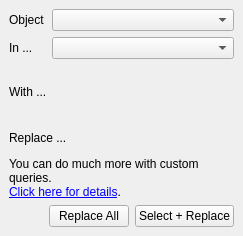
         <widget class="QWidget" name="tab_2" >
          <attribute name="title" >
           <string>Replace</string>
          </attribute>
          <layout class="QGridLayout" >
           <property name="margin" >
            <number>9</number>
           </property>
           <property name="spacing" >
            <number>6</number>
           </property>
           <item row="8" column="0" colspan="2" >
            <widget class="QLabel" name="hint_label3" >
             <property name="text" >
              <string>&lt;html>&lt;body>You can do much more with custom queries. &lt;br/>&lt;a href="int:/about/custom_queries.xml">Click here for details&lt;/a>.&lt;/body>&lt;/html></string>
             </property>
             <property name="wordWrap" >
              <bool>true</bool>
             </property>
            </widget>
           </item>
           <item row="1" column="1" >
            <widget class="QComboBox" name="replace_context" >
             <property name="sizePolicy" >
              <sizepolicy>
               <hsizetype>5</hsizetype>
               <vsizetype>0</vsizetype>
               <horstretch>0</horstretch>
               <verstretch>0</verstretch>
              </sizepolicy>
             </property>
            </widget>
           </item>
           <item row="1" column="0" >
            <widget class="QLabel" name="label_40" >
             <property name="text" >
              <string>In ...    </string>
             </property>
            </widget>
           </item>
           <item row="0" column="0" >
            <widget class="QLabel" name="label_39" >
             <property name="text" >
              <string>Object</string>
             </property>
            </widget>
           </item>
           <item row="9" column="0" colspan="2" >
            <widget class="QFrame" name="frame_8" >
             <property name="frameShape" >
              <enum>QFrame::NoFrame</enum>
             </property>
             <property name="frameShadow" >
              <enum>QFrame::Raised</enum>
             </property>
             <layout class="QHBoxLayout" >
              <property name="margin" >
               <number>0</number>
              </property>
              <property name="spacing" >
               <number>6</number>
              </property>
              <item>
               <spacer>
                <property name="orientation" >
                 <enum>Qt::Horizontal</enum>
                </property>
                <property name="sizeHint" >
                 <size>
                  <width>40</width>
                  <height>20</height>
                 </size>
                </property>
               </spacer>
              </item>
              <item>
               <widget class="QPushButton" name="replace_all_button" >
                <property name="text" >
                 <string>Replace All</string>
                </property>
                <property name="icon" >
                 <iconset resource="layResources.qrc" >:/runthis.png</iconset>
                </property>
               </widget>
              </item>
              <item>
               <widget class="QPushButton" name="replace_button" >
                <property name="toolTip" >
                 <string>&lt;html>&lt;head>&lt;meta name="qrichtext" content="1" />&lt;style type="text/css">
p, li { white-space: pre-wrap; }
&lt;/style>&lt;/head>&lt;body style=" font-family:'Liberation Sans'; font-size:11pt; font-weight:400; font-style:normal; text-decoration:none;">
&lt;p style=" margin-top:0px; margin-bottom:0px; margin-left:0px; margin-right:0px; -qt-block-indent:0; text-indent:0px;">Execute and ask on each action&lt;/p>&lt;/body>&lt;/html></string>
                </property>
                <property name="text" >
                 <string>Select + Replace</string>
                </property>
                <property name="icon" >
                 <iconset resource="layResources.qrc" >:/run.png</iconset>
                </property>
                <property name="autoDefault" >
                 <bool>true</bool>
                </property>
                <property name="default" >
                 <bool>false</bool>
                </property>
               </widget>
              </item>
             </layout>
            </widget>
           </item>
           <item row="0" column="1" >
            <widget class="QComboBox" name="replace_objects" >
             <property name="sizePolicy" >
              <sizepolicy>
               <hsizetype>7</hsizetype>
               <vsizetype>0</vsizetype>
               <horstretch>1</horstretch>
               <verstretch>0</verstretch>
              </sizepolicy>
             </property>
            </widget>
           </item>
           <item row="2" column="0" colspan="2" >
            <spacer>
             <property name="orientation" >
              <enum>Qt::Vertical</enum>
             </property>
             <property name="sizeType" >
              <enum>QSizePolicy::Fixed</enum>
             </property>
             <property name="sizeHint" >
              <size>
               <width>20</width>
               <height>20</height>
              </size>
             </property>
            </spacer>
           </item>
           <item row="3" column="0" colspan="2" >
            <widget class="QLabel" name="label_4" >
             <property name="text" >
              <string>With ...</string>
             </property>
            </widget>
           </item>
           <item row="4" column="0" colspan="2" >
            <widget class="QStackedWidget" name="find_replace_properties" >
             <property name="sizePolicy" >
              <sizepolicy>
               <hsizetype>5</hsizetype>
               <vsizetype>5</vsizetype>
               <horstretch>0</horstretch>
               <verstretch>1</verstretch>
              </sizepolicy>
             </property>
             <widget class="QWidget" name="page_5" />
             <widget class="QWidget" name="page_6" />
            </widget>
           </item>
           <item row="6" column="0" colspan="2" >
            <widget class="QLabel" name="label_42" >
             <property name="text" >
              <string>Replace ...</string>
             </property>
            </widget>
           </item>
           <item row="5" column="0" colspan="2" >
            <spacer>
             <property name="orientation" >
              <enum>Qt::Vertical</enum>
             </property>
             <property name="sizeType" >
              <enum>QSizePolicy::Fixed</enum>
             </property>
             <property name="sizeHint" >
              <size>
               <width>20</width>
               <height>20</height>
              </size>
             </property>
            </spacer>
           </item>
           <item row="7" column="0" colspan="2" >
            <widget class="QStackedWidget" name="replace_properties" >
             <property name="sizePolicy" >
              <sizepolicy>
               <hsizetype>5</hsizetype>
               <vsizetype>5</vsizetype>
               <horstretch>0</horstretch>
               <verstretch>0</verstretch>
              </sizepolicy>
             </property>
             <widget class="QWidget" name="page_7" />
             <widget class="QWidget" name="page_8" />
            </widget>
           </item>
          </layout>
         </widget>
